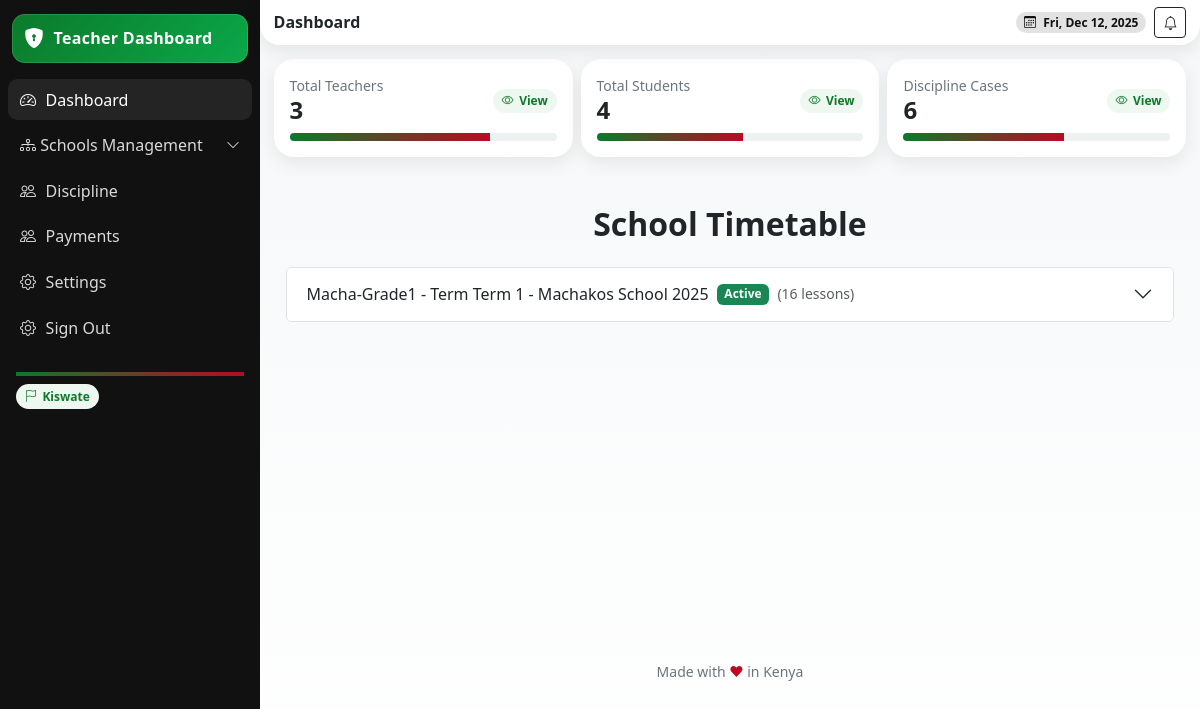
Page /dashboard/ (signed in) on the committed database.
### school/models.py (models this page shows, shortened)
class Timetable(models.Model):
    school = models.ForeignKey('School', on_delete=models.CASCADE, related_name='timetables', blank=True, null=True)
    grade = models.ForeignKey('Grade', on_delete=models.CASCADE, related_name='timetables', blank=True, null=True)
    stream = models.ForeignKey('Streams', on_delete=models.CASCADE, related_name='timetables', blank=True, null=True)
    term = models.ForeignKey(Term, on_delete=models.CASCADE, related_name='term_timetables', blank=True, null=True)
    year = models.PositiveIntegerField()
    start_date = models.DateField()
    end_date = models.DateField()
    created_at = models.DateTimeField(auto_now_add=True)
    class Meta:
        unique_together = ['school', 'grade', 'stream', 'term', 'year']

class Grade(models.Model):
    name = models.CharField(max_length=50)
    school = models.ForeignKey(School, on_delete=models.CASCADE, related_name='grades')
    lessons_per_term = models.PositiveIntegerField(default=9)
    description = models.TextField(blank=True)
    code = models.CharField(max_length=50, db_index=True)
    capacity = models.PositiveIntegerField(default=30)
    created_at = models.DateTimeField(auto_now_add=True)
    is_active = models.BooleanField(default=True)
    class Meta:
        unique_together = ['school', 'code']

class Term(models.Model):
    school = models.ForeignKey('School', on_delete=models.CASCADE, related_name='terms')
    name = models.CharField(max_length=80)
    start_date = models.DateField()
    end_date = models.DateField()
    is_active = models.BooleanField(default=False)
    class Meta:
        unique_together = ('school', 'name')
    class Meta:
        ordering = ['-start_date']
    def __str__(self):
        return f"{self.name} - {self.school.name}"

class School(models.Model):
    name = models.CharField(max_length=255)
    school_admin = models.OneToOneField(User, on_delete=models.CASCADE, related_name='school_admin_profile')
    code = models.CharField(max_length=50, unique=True)
    address = models.TextField(blank=True)
    contact_email = models.EmailField()
    contact_phone = models.CharField(max_length=15)
    county = models.ForeignKey(County, on_delete=models.SET_NULL, null=True, blank=True)
    city = models.ForeignKey(City, on_delete=models.SET_NULL, null=True, blank=True)
    constituency = models.ForeignKey(Constituency, on_delete=models.SET_NULL, null=True, blank=True)
    sub_county = models.ForeignKey(SubCounty, on_delete=models.SET_NULL, null=True, blank=True)
    ward = models.ForeignKey(Ward, on_delete=models.SET_NULL, null=True, blank=True)
    created_at = models.DateTimeField(auto_now_add=True)
    is_active = models.BooleanField(default=True)

### school/views.py (the view)
# urls.py: path('dashboard/', views.dashboard, name='dashboard'),
@login_required
def dashboard(request):
    school = None
    try:
        school = request.user.school_admin_profile
    except AttributeError:
        try:
            school = request.user.staffprofile.school
        except AttributeError as e:
            logger.warning(f"Permission denied for user {request.user.email}: {e}")
            messages.error(
                request,
                f"You do not have permission to access this page. (User: {request.user.email})"
            )
            return redirect('userauths:sign-in')  # redirect to login or some "no access" page
    total_teachers = StaffProfile.objects.filter(school=school, position='teacher').count()
    total_students = Student.objects.filter(school=school).count()
    total_parents = Parent.objects.filter(school=school).count()
    total_discipline_cases = DisciplineRecord.objects.filter(school=school).count()
    total_timetable_slots = Timetable.objects.filter(school=school).count()
    recent_discipline = DisciplineRecord.objects.filter(school=school).order_by('-date')[:5]
    timetables = Timetable.objects.filter(school=school).select_related('grade').order_by('-year', 'term')
    timetables_with_lessons = []
    for tt in timetables:
        lessons_qs = Lesson.objects.filter(timetable=tt)\
                                   .select_related('subject', 'teacher')\
                                   .order_by('time_slot','lesson_date')[:20]
        lessons_count = Lesson.objects.filter(timetable=tt).count()
        timetables_with_lessons.append({
            'timetable': tt,
            'lessons': lessons_qs,
            'lessons_count': lessons_count,
            'active': timezone.now().date() >= tt.start_date and timezone.now().date() <= tt.end_date,
        })
    context = {
        "total_teachers": total_teachers,
        "total_students": total_students,
        "school": school,
        "total_parents": total_parents,
        "total_discipline_cases": total_discipline_cases,
        "total_timetable_slots": total_timetable_slots,
        "recent_discipline": recent_discipline,
        "timetables_with_lessons": timetables_with_lessons,
    }
    return render(request, "school/dashboard.html", context)

### templates/school/dashboard.html (shortened to what this page needs)
{% extends 'school/base.html' %}
{% block content %}
<div class="row g-2" data-aos="fade-up">
  <div class="col-6 col-md-4">
    <div class="card k-card">
      <div class="card-body p-3">
        <div class="d-flex justify-content-between align-items-center">
          <div>
            <div class="text-secondary small">Total Teachers</div>
            <div class="h4 m-0 fw-bold">{{ total_teachers|default:"0" }}</div>
          </div>
          <a href=""><span class="k-pill"> <i class="bi bi-eye"></i> View</span></a>
        </div>
        <div class="k-progress mt-2"><span style="width:75%"></span></div>
      </div>
    </div>
  </div>
  <div class="col-6 col-md-4">
    <div class="card k-card">
      <div class="card-body p-3">
        <div class="d-flex justify-content-between align-items-center">
          <div>
            <div class="text-secondary small">Total Students</div>
            <div class="h4 m-0 fw-bold">{{ total_students|default:"0" }}</div>
          </div>
          <a href=""><span class="k-pill"> <i class="bi bi-eye"></i> View</span></a>
        </div>
        <div class="k-progress mt-2"><span style="width:55%"></span></div>
      </div>
    </div>
  </div>
  <div class="col-6 col-md-4">
    <div class="card k-card">
      <div class="card-body p-3">
        <div class="d-flex justify-content-between align-items-center">
          <div>
            <div class="text-secondary small">Discipline Cases</div>
            <div class="h4 m-0 fw-bold">{{ total_discipline_cases|default:"0" }}</div>
          </div>
          <a href="{% url 'school:school-discipline' %}"><span class="k-pill"> <i class="bi bi-eye"></i> View</span></a>
        </div>
        <div class="k-progress mt-2"><span style="width:60%"></span></div>
      </div>
    </div>
  </div>
</div>
<section class="py-5" data-aos="fade-up" data-aos-delay="50">
  <div class="container">
    <h2 class="fw-bold mb-4 text-center">School Timetable</h2>
    {% if timetables_with_lessons %}
    <div class="accordion" id="timetableAccordion">
      {% for item in timetables_with_lessons %}
        {% with tt=item.timetable lessons=item.lessons %}
        <div class="accordion-item mb-2">
          <h2 class="accordion-header" id="heading{{ tt.id }}">
            <button class="accordion-button collapsed" type="button"
                    data-bs-toggle="collapse"
                    data-bs-target="#collapse{{ tt.id }}"
                    aria-expanded="false"
                    aria-controls="collapse{{ tt.id }}">
              {{ tt.grade.name }} - Term {{ tt.term }} {{ tt.year }}
              {% if item.active %}<span class="badge bg-success ms-2">Active</span>{% endif %}
              <small class="text-muted ms-2">({{ item.lessons_count }} lessons)</small>
            </button>
          </h2>
        </div>
        {% endwith %}
      {% endfor %}
    </div>
    {% else %}
      <p class="text-center text-muted">No timetables available.</p>
    {% endif %}
  </div>
</section>
{% endblock %}

### templates/school/base.html (style rules this page uses)
:root { --kenya-green: #0b7a2a; --kenya-red: #bb0a21; --kenya-black: #111111; --kenya-white: #ffffff; --kenya-grey: #f5f7f8; --radius-xl: 1.25rem; --shadow-soft: 0 6px 18px rgba(0,0,0,.08); --space-compact: .5rem; }
html, body { height: 100%; }
body { background: linear-gradient(180deg, var(--kenya-grey), #fff); }
.card.k-card { border: 0; border-radius: var(--radius-xl); box-shadow: var(--shadow-soft); overflow: hidden; }
.k-pill { display: inline-flex; align-items: center; gap: .35rem; border-radius: 999px; padding: .2rem .55rem; font-size: .75rem; background: #eef7f0; color: var(--kenya-green); font-weight: 600; }
.k-progress { height: .5rem; border-radius: 999px; background: #edf1f2; overflow: hidden; }
.k-progress > span { display: block; height: 100%; background: linear-gradient(90deg, var(--kenya-green), var(--kenya-red)); }

### rows in the picture
Timetable: timetable.grade.name "Macha-Grade1", timetable.term "Term 1 - Machakos School", timetable.year "2025", lessons_count "16"

### other values in the picture
{{ total_teachers|default:"0" }} "3"
{{ total_students|default:"0" }} "4"
{{ total_discipline_cases|default:"0" }} "6"
